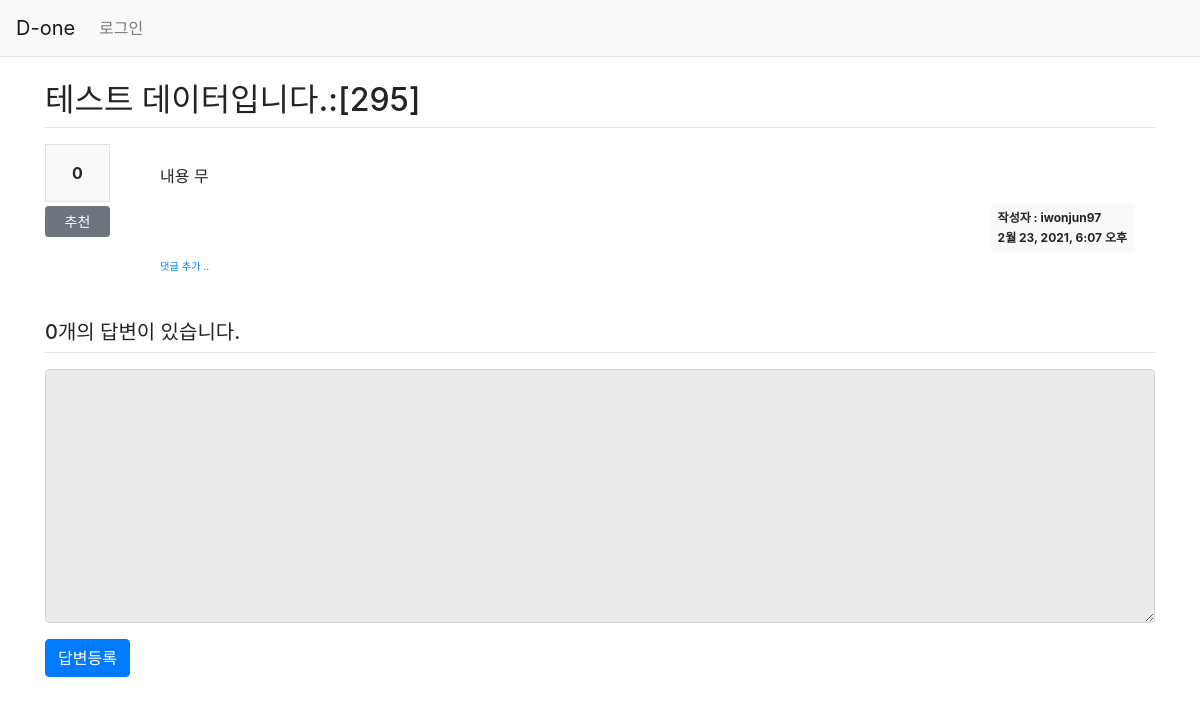
The page /pybo/302/ on the database as committed earlier.
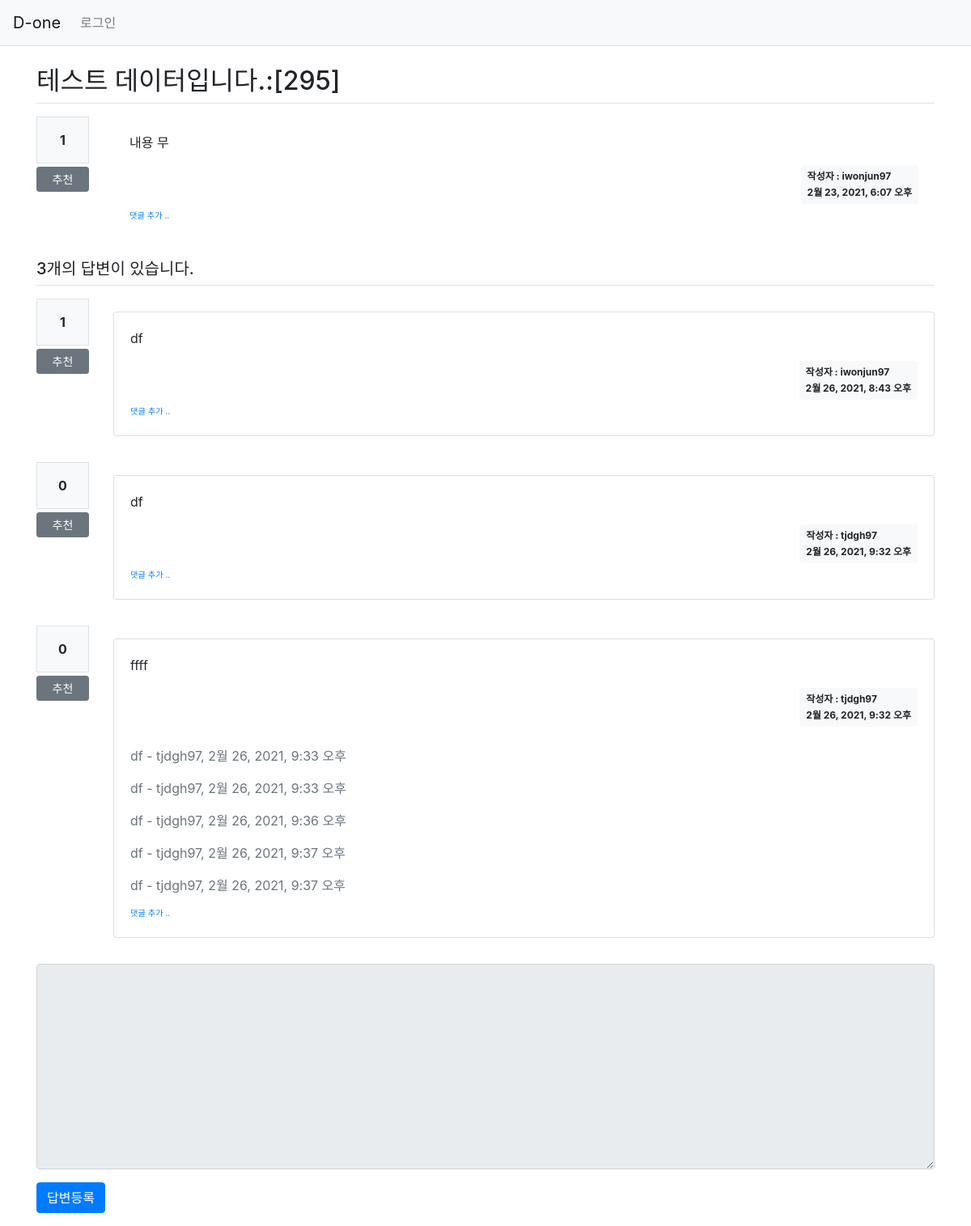
The same page on the database as committed later.
### pybo/models.py (models this page shows, shortened)
class Question(models.Model):
    author = models.ForeignKey(User, on_delete=models.CASCADE, related_name='author_question')
    modify_date = models.DateTimeField(null=True, blank=True) #수정 일시를 의미. null,blank = 어떤조건으로든 값을 비어둘 수 있음을 의미.
    subject = models.CharField(max_length=200)
    content = models.TextField()
    create_date = models.DateTimeField()
    voter = models.ManyToManyField(User, related_name='voter_question')

class Answer(models.Model):
    author = models.ForeignKey(User, on_delete=models.CASCADE, related_name='author_answer')
    modify_date = models.DateTimeField(null=True, blank=True) #수정 일시를 의미. null,blank = 어떤조건으로든 값을 비어둘 수 있음을 의미.
    question = models.ForeignKey(Question, on_delete=models.CASCADE)
    content = models.TextField()
    create_date = models.DateTimeField()
    voter = models.ManyToManyField(User, related_name='voter_answer')

class Comment(models.Model):
    author = models.ForeignKey(User, on_delete=models.CASCADE) #댓글 글쓴이
    content = models.TextField()# 댓글 내용
    create_date = models.DateTimeField()#댓글 작성일시
    modify_date = models.DateTimeField(null=True, blank=True)#댓글 수정일시
    question = models.ForeignKey(Question, null=True, blank=True, on_delete=models.CASCADE)#이 댓글이 달린 질문
    answer = models.ForeignKey(Answer, null=True, blank=True, on_delete=models.CASCADE)# 이 댓글이 달린 답변

### pybo/views/base_views.py (the view)
# urls.py: path('<int:question_id>/', base_views.detail, name='detail'),
def detail(request, question_id):
    question = get_object_or_404(Question, pk=question_id)
    context = {'question':question}
    return render(request, 'pybo/question_detail.html', context)

### pybo/templatetags/pybo_filter.py (called while the page is built)
@register.filter()
def mark(value):
    extensions = ["nl2br", "fenced_code"]
    return mark_safe(markdown.markdown(value, extensions=extensions))

### templates/pybo/question_detail.html (shortened to what this page needs)
{% extends 'base.html' %}
{% load pybo_filter %}
{% block content %}
<div class='container my-3'>
    <h2 class='border-bottom py-2'>{{ question.subject}}</h2>
    <div class="row my-3">
        <div class="col-1">
            <div class="bg-light text-center p-3 border font-weight-bolder mb-1">
                {{question.voter.count}}
            </div>
            <a href="#" data-uri="{% url 'pybo:vote_question' question.id %}" class="recommend btn btn-sm btn-secondary btn-block my-1">추천</a>
        </div>
        <div class="col-11">
    <div cloass='card my-3'>
        <div class='card-body'>
            <div class='card-text'>
                {{ question.content|mark }}
            </div>
            <div class='d-flex justify-content-end'>
                <div class='badge badge-light p-2 text-left'>
                    <div class="mb-2">작성자 : {{question.author.username}}</div>
                    <div>{{ question.create_date }}</div>
                </div>
            </div>
            <div>
                <a href="{% url 'pybo:comment_create_question' question.id %}" class="small"><small>댓글 추가 ..</small></a>
            </div>
        </div>
    </div>
        </div>
    </div>
    <h5 class='border-bottom my-3 py-2'>
        {{question.answer_set.count}}개의 답변이 있습니다.
    </h5>
    {% for answer in question.answer_set.all %}
    <div class="row my-3">
        <div class="col-1">
            <div class="bg-light text-center p-3 border font-weight-bolder mb-1">
                {{answer.voter.count}}
            </div>
            <a href="#" data-uri="{% url 'pybo:vote_answer' answer.id %}" class="recommend btn btn-sm btn-secondary btn-block my-1">추천</a>
        </div>
        <div class="col-11">
    <div class='card my-3'>
        <div class='card-body'>
            <div class='card-text'>
                {{ answer.content|mark }}
            </div>
            <div class='d-flex justify-content-end'>
                <div class='badge badge-light p-2 text-left'>
                    <div class="mb-2">작성자 : {{ answer.author.username }}</div>
                    <div>{{ answer.create_date }}</div>
                </div>
            </div>
            {% if answer.comment_set.count > 0 %}
            <div class="mt-3">
                {% for comment in answer.comment_set.all %}
                    <div class="comment py-2 text-muted">
                        <span style = "white-space: pre-line;">{{ comment.content }}</span>
                        <span>
                            - {{comment.author}}, {{comment.create_date}}
                        </span>
                    </div>
                {% endfor %}
            </div>
            {% endif %}
            <div>
                <a href="{% url 'pybo:comment_create_answer' answer.id %}" class="small"><small>댓글 추가 ..</small></a>
            </div>
        </div>
    </div>
        </div>
    </div>
    {% endfor %}
    <form action="{% url 'pybo:answer_create' question.id %}" method="post" class="my-3">
        <div class="form-group">
            <textarea name="content" id="content" {%if not user.is_authenticated %}disabled{% endif %} class="form-control" rows="10"></textarea>
        </div>
        <input type="submit" value="답변등록" class="btn btn-primary">
    </form>
</div>
{% endblock %}

Rows that differ between the two databases and show on the page:
computed for Question "테스트 데이터입니다.:[295]": voter.count "0" → "1"; answer_set.count "0" → "3"
added Answer: voter.count "1", content|mark "df", author.username "iwonjun97", create_date "2월 26, 2021, 8:43 오후"
added Answer: voter.count "0", content|mark "df", author.username "tjdgh97", create_date "2월 26, 2021, 9:32 오후"
added Answer: voter.count "0", content|mark "ffff", author.username "tjdgh97", create_date "2월 26, 2021, 9:32 오후"
added Comment: content "df", author "tjdgh97", create_date "2월 26, 2021, 9:33 오후"
added Comment: content "df", author "tjdgh97", create_date "2월 26, 2021, 9:33 오후"
added Comment: content "df", author "tjdgh97", create_date "2월 26, 2021, 9:36 오후"
added Comment: content "df", author "tjdgh97", create_date "2월 26, 2021, 9:37 오후"
added Comment: content "df", author "tjdgh97", create_date "2월 26, 2021, 9:37 오후"
